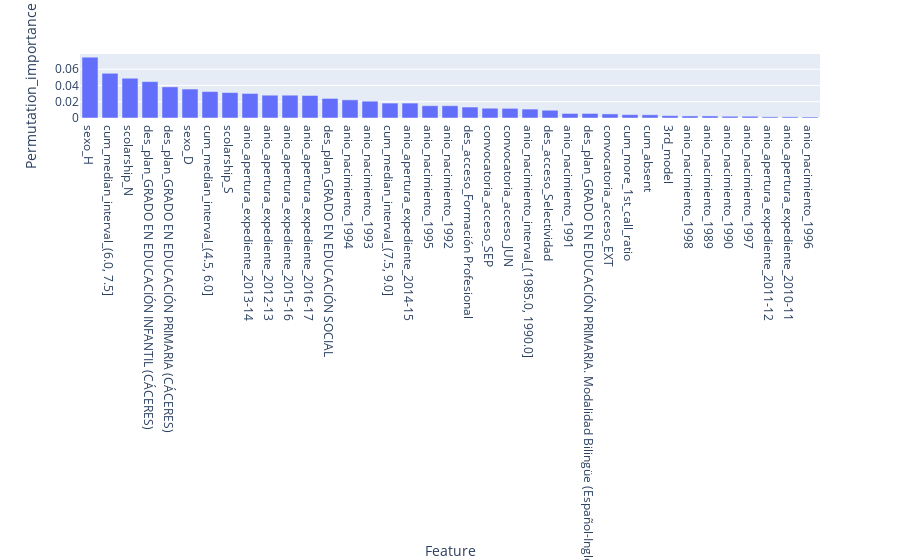

Notebook code for this chart:
### Code cell
fig = px.bar(logit_importances, x='Feature', y='Permutation_importance')
fig.show()

### Figure 1 — Plotly figure (JSON) as saved in the notebook; plotly's stock layout.template omitted (floating-point values rounded to 4 significant figures)
{"data": [{"alignmentgroup": "True", "hovertemplate": "Feature=%{x}<br>Permutation_importance=%{y}<extra></extra>", "legendgroup": "", "marker": {"color": "#636efa"}, "name": "", "offsetgroup": "", "orientation": "v", "showlegend": false, "textposition": "auto", "type": "bar", "x": ["sexo_H", "cum_median_interval_(6.0, 7.5]", "scolarship_N", "des_plan_GRADO EN EDUCACIÓN INFANTIL (CÁCERES)", "des_plan_GRADO EN EDUCACIÓN PRIMARIA (CÁCERES)", "sexo_D", "cum_median_interval_(4.5, 6.0]", "scolarship_S", "anio_apertura_expediente_2013-14", "anio_apertura_expediente_2012-13", "anio_apertura_expediente_2015-16", "anio_apertura_expediente_2016-17", "des_plan_GRADO EN EDUCACIÓN SOCIAL", "anio_nacimiento_1994", "anio_nacimiento_1993", "cum_median_interval_(7.5, 9.0]", "anio_apertura_expediente_2014-15", "anio_nacimiento_1995", "anio_nacimiento_1992", "des_acceso_Formación Profesional", "convocatoria_acceso_SEP", "convocatoria_acceso_JUN", "anio_nacimiento_interval_(1985.0, 1990.0]", "des_acceso_Selectividad", "anio_nacimiento_1991", "des_plan_GRADO EN EDUCACIÓN PRIMARIA. Modalidad Bilingüe (Español-Inglés)", "convocatoria_acceso_EXT", "cum_more_1st_call_ratio", "cum_absent", "3rd_model", "anio_nacimiento_1998", "anio_nacimiento_1989", "anio_nacimiento_1990", "anio_nacimiento_1997", "anio_apertura_expediente_2011-12", "anio_apertura_expediente_2010-11", "anio_nacimiento_1996"], "xaxis": "x", "y": [0.07475, 0.05499, 0.04888, 0.04474, 0.03827, 0.03558, 0.03252, 0.03127, 0.03019, 0.02803, 0.02803, 0.02767, 0.02408, 0.02228, 0.02066, 0.01833, 0.01833, 0.01509, 0.01509, 0.01348, 0.01204, 0.01186, 0.01096, 0.009524, 0.005571, 0.005571, 0.005031, 0.004133, 0.003953, 0.002875, 0.002516, 0.002516, 0.002156, 0.002156, 0.001438, 0.001438, 0.001258], "yaxis": "y"}], "layout": {"barmode": "relative", "legend": {"tracegroupgap": 0}, "margin": {"t": 60}, "xaxis": {"anchor": "y", "domain": [0, 1], "title": {"text": "Feature"}}, "yaxis": {"anchor": "x", "domain": [0, 1], "title": {"text": "Permutation_importance"}}}}
